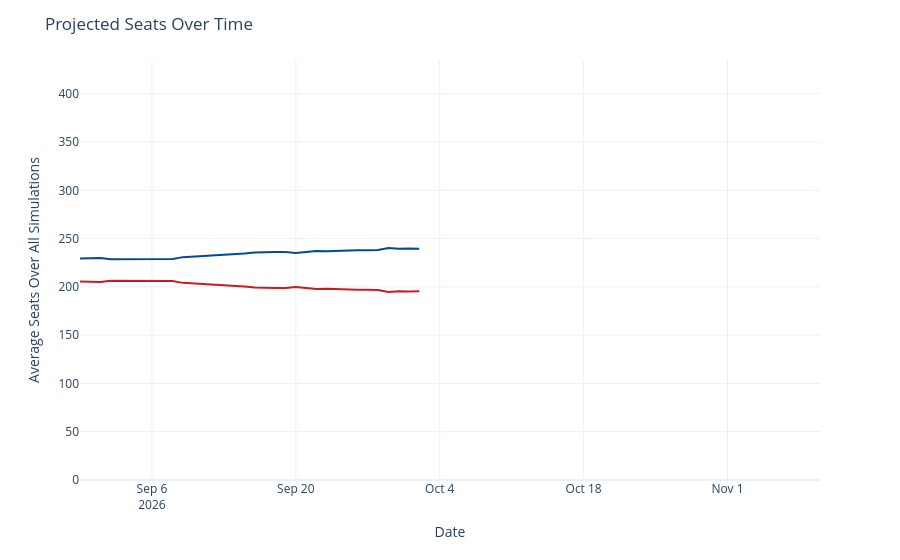

Here is the notebook cell this chart was saved with:
### Code cell
seats_over_time = output_ts[(output_ts['geo'] == 'US House') &
                             (output_ts['type'] == 'seats')]
seats_over_time['rep_seats'] = seats_over_time['y'].map(lambda x: 435 - x)
seats_over_time = seats_over_time.rename({'y': 'Democrats', 'rep_seats': 'Republicans'}, axis=1)
seats_time_ser = px.line(seats_over_time, x='date', y=['Democrats', 'Republicans'], template='plotly_white',
                        color_discrete_map={'Democrats': '#004b97', 'Republicans': '#c71e1d'},)
seats_time_ser.update_traces(hovertemplate="%{y:.1f}")
seats_time_ser.update_layout(
    xaxis=dict(range=[pd.to_datetime('2026-08-30'), pd.to_datetime('2026-11-10')]),
    yaxis=dict(range=[0, 435]),
    xaxis_title='Date',
    yaxis_title='Average Seats Over All Simulations',
    title=dict(text="Projected Seats Over Time"),
    hovermode="x",
    showlegend=False
)
seats_time_ser

### Figure 1 — Plotly figure (JSON) as saved in the notebook; plotly's stock layout.template omitted (floating-point values rounded to 4 significant figures)
{"data": [{"hovertemplate": "%{y:.1f}", "legendgroup": "Democrats", "line": {"color": "#004b97", "dash": "solid"}, "marker": {"symbol": "circle"}, "mode": "lines", "name": "Democrats", "orientation": "v", "showlegend": true, "type": "scatter", "x": ["2026-08-30", "2026-08-31", "2026-09-01", "2026-09-02", "2026-09-03", "2026-09-04", "2026-09-05", "2026-09-06", "2026-09-07", "2026-09-08", "2026-09-09", "2026-09-14", "2026-09-15", "2026-09-16", "2026-09-17", "2026-09-18", "2026-09-19", "2026-09-20", "2026-09-21", "2026-09-22", "2026-09-23", "2026-09-24", "2026-09-25", "2026-09-26", "2026-09-27", "2026-09-28", "2026-09-29", "2026-09-30", "2026-10-01", "2026-10-02"], "xaxis": "x", "y": [229.4, 230.0, 230.0, 228.5, 228.5, 228.7, 228.7, 228.9, 228.8, 228.9, 230.8, 233.6, 234.7, 235.7, 236.2, 236.1, 236.0, 235.0, 236.2, 237.2, 236.9, 237.4, 237.9, 237.9, 237.9, 238.2, 240.4, 239.5, 239.7, 239.6], "yaxis": "y"}, {"hovertemplate": "%{y:.1f}", "legendgroup": "Republicans", "line": {"color": "#c71e1d", "dash": "solid"}, "marker": {"symbol": "circle"}, "mode": "lines", "name": "Republicans", "orientation": "v", "showlegend": true, "type": "scatter", "x": ["2026-08-30", "2026-08-31", "2026-09-01", "2026-09-02", "2026-09-03", "2026-09-04", "2026-09-05", "2026-09-06", "2026-09-07", "2026-09-08", "2026-09-09", "2026-09-14", "2026-09-15", "2026-09-16", "2026-09-17", "2026-09-18", "2026-09-19", "2026-09-20", "2026-09-21", "2026-09-22", "2026-09-23", "2026-09-24", "2026-09-25", "2026-09-26", "2026-09-27", "2026-09-28", "2026-09-29", "2026-09-30", "2026-10-01", "2026-10-02"], "xaxis": "x", "y": [205.6, 205.0, 205.0, 206.5, 206.5, 206.3, 206.3, 206.1, 206.2, 206.1, 204.2, 201.4, 200.3, 199.3, 198.8, 198.9, 199.0, 200.0, 198.8, 197.8, 198.1, 197.6, 197.1, 197.1, 197.1, 196.8, 194.6, 195.5, 195.3, 195.4], "yaxis": "y"}], "layout": {"hovermode": "x", "legend": {"title": {"text": "variable"}, "tracegroupgap": 0}, "margin": {"t": 60}, "showlegend": false, "title": {"text": "Projected Seats Over Time"}, "xaxis": {"anchor": "y", "domain": [0, 1], "range": ["2026-08-30T00:00:00", "2026-11-10T00:00:00"], "title": {"text": "Date"}}, "yaxis": {"anchor": "x", "domain": [0, 1], "range": [0, 435], "title": {"text": "Average Seats Over All Simulations"}}}}
